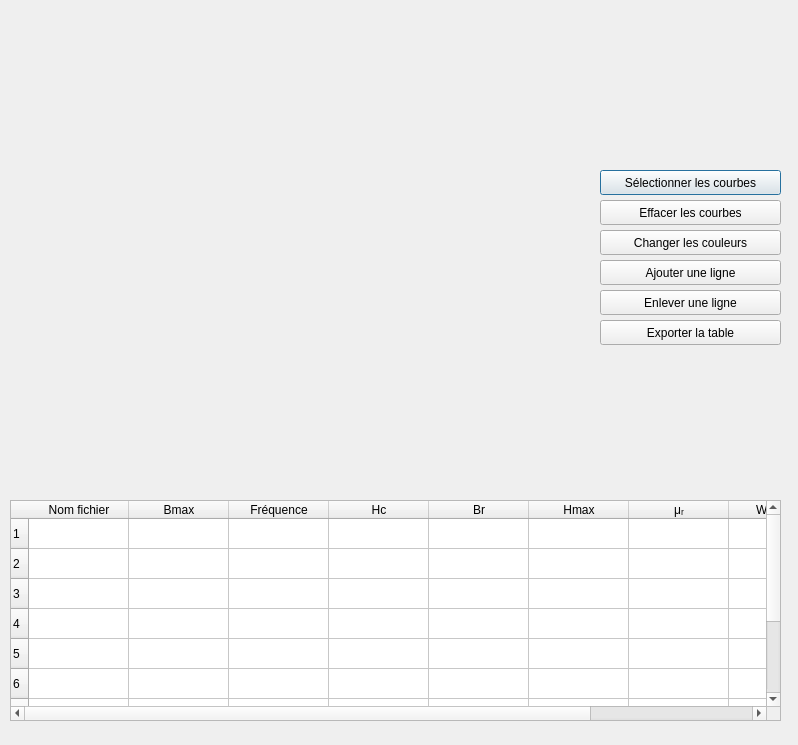
<?xml version="1.0" encoding="UTF-8"?>
<ui version="4.0">
 <class>curve_comparaison</class>
 <widget class="QDialog" name="curve_comparaison">
  <property name="geometry">
   <rect>
    <x>0</x>
    <y>0</y>
    <width>798</width>
    <height>745</height>
   </rect>
  </property>
  <property name="windowTitle">
   <string>Dialog</string>
  </property>
  <widget class="QPushButton" name="import_button">
   <property name="geometry">
    <rect>
     <x>600</x>
     <y>170</y>
     <width>181</width>
     <height>25</height>
    </rect>
   </property>
   <property name="text">
    <string>Sélectionner les courbes</string>
   </property>
  </widget>
  <widget class="QPushButton" name="clear_button">
   <property name="geometry">
    <rect>
     <x>600</x>
     <y>200</y>
     <width>181</width>
     <height>25</height>
    </rect>
   </property>
   <property name="text">
    <string>Effacer les courbes</string>
   </property>
  </widget>
  <widget class="QPushButton" name="export_table_button">
   <property name="geometry">
    <rect>
     <x>600</x>
     <y>320</y>
     <width>181</width>
     <height>25</height>
    </rect>
   </property>
   <property name="text">
    <string>Exporter la table</string>
   </property>
  </widget>
  <widget class="QTableWidget" name="tableWidget">
   <property name="geometry">
    <rect>
     <x>10</x>
     <y>500</y>
     <width>771</width>
     <height>221</height>
    </rect>
   </property>
   <property name="sizePolicy">
    <sizepolicy hsizetype="Preferred" vsizetype="Preferred">
     <horstretch>0</horstretch>
     <verstretch>0</verstretch>
    </sizepolicy>
   </property>
   <property name="rowCount">
    <number>10</number>
   </property>
   <attribute name="horizontalHeaderVisible">
    <bool>true</bool>
   </attribute>
   <attribute name="horizontalHeaderCascadingSectionResizes">
    <bool>false</bool>
   </attribute>
   <attribute name="horizontalHeaderShowSortIndicator" stdset="0">
    <bool>false</bool>
   </attribute>
   <attribute name="verticalHeaderShowSortIndicator" stdset="0">
    <bool>false</bool>
   </attribute>
   <row/>
   <row/>
   <row/>
   <row/>
   <row/>
   <row/>
   <row/>
   <row/>
   <row/>
   <row/>
   <column>
    <property name="text">
     <string>Nom fichier</string>
    </property>
   </column>
   <column>
    <property name="text">
     <string comment="1">Bmax</string>
    </property>
   </column>
   <column>
    <property name="text">
     <string>Fréquence</string>
    </property>
   </column>
   <column>
    <property name="text">
     <string>Hc</string>
    </property>
   </column>
   <column>
    <property name="text">
     <string>Br</string>
    </property>
   </column>
   <column>
    <property name="text">
     <string>Hmax</string>
    </property>
   </column>
   <column>
    <property name="text">
     <string>μᵣ</string>
    </property>
   </column>
   <column>
    <property name="text">
     <string>W (J/m³)</string>
    </property>
   </column>
   <column>
    <property name="text">
     <string>P (W/m³)</string>
    </property>
   </column>
  </widget>
  <widget class="MplWidget" name="widget_cpr" native="true">
   <property name="geometry">
    <rect>
     <x>10</x>
     <y>10</y>
     <width>571</width>
     <height>461</height>
    </rect>
   </property>
  </widget>
  <widget class="QPushButton" name="colors_button">
   <property name="geometry">
    <rect>
     <x>600</x>
     <y>230</y>
     <width>181</width>
     <height>25</height>
    </rect>
   </property>
   <property name="text">
    <string>Changer les couleurs</string>
   </property>
  </widget>
  <widget class="QPushButton" name="remove_row_button">
   <property name="geometry">
    <rect>
     <x>600</x>
     <y>290</y>
     <width>181</width>
     <height>25</height>
    </rect>
   </property>
   <property name="text">
    <string>Enlever une ligne</string>
   </property>
  </widget>
  <widget class="QPushButton" name="add_row_button">
   <property name="geometry">
    <rect>
     <x>600</x>
     <y>260</y>
     <width>181</width>
     <height>25</height>
    </rect>
   </property>
   <property name="text">
    <string>Ajouter une ligne</string>
   </property>
  </widget>
 </widget>
 <customwidgets>
  <customwidget>
   <class>MplWidget</class>
   <extends>QWidget</extends>
   <header>mplwidget.h</header>
   <container>1</container>
  </customwidget>
 </customwidgets>
 <resources/>
 <connections/>
</ui>
